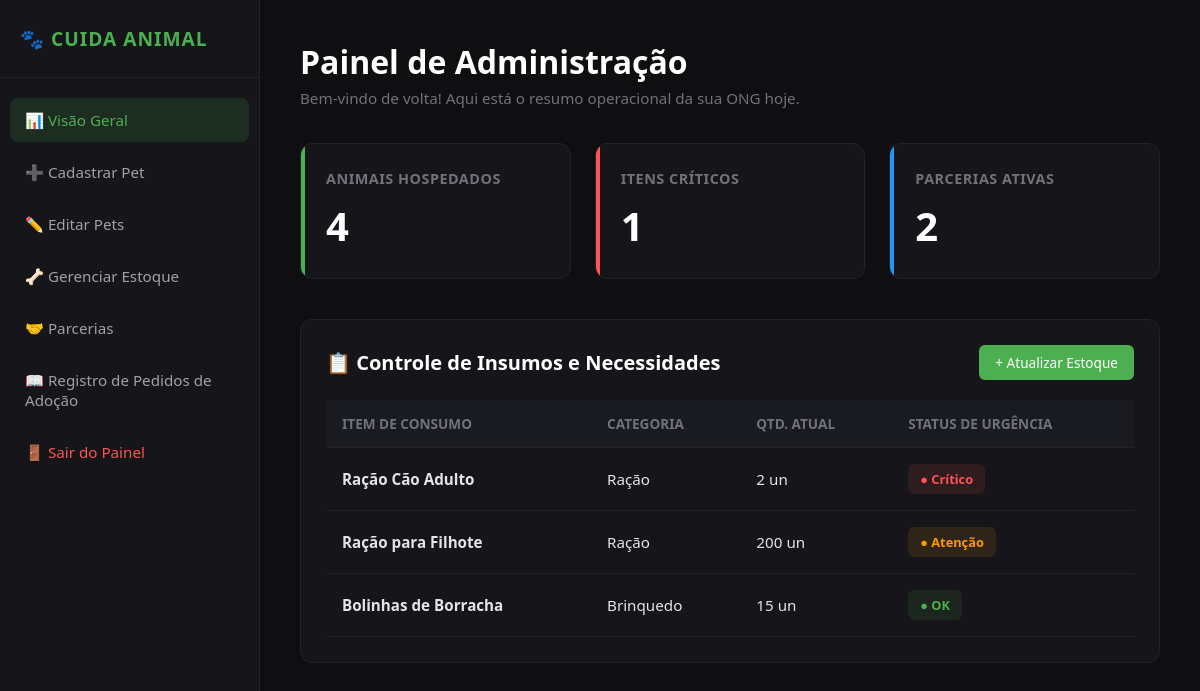
The page / on the database its author committed.
### tables this page shows
CREATE TABLE IF NOT EXISTS `tb_estoque` (
  `id` int(11) NOT NULL AUTO_INCREMENT,
  `item_nome` varchar(100) NOT NULL,
  `categoria` varchar(50) NOT NULL,
  `quantidade` int(11) NOT NULL DEFAULT 0,
  `status_necessidade` enum('OK','Atenção','Crítico') DEFAULT 'OK',
  PRIMARY KEY (`id`)
);

### index.php (the view, shortened to what this page needs)
<?php
require_once 'backend/conexao.php';
try {
    $sql_animais = "SELECT COUNT(*) as total FROM tb_animais";
    $stmt = $conexao->prepare($sql_animais);
    $stmt->execute();
    $total_animais = $stmt->fetch(PDO::FETCH_ASSOC)['total'];
    $sql_criticos = "SELECT COUNT(*) as total FROM tb_estoque WHERE status_necessidade = 'Crítico'";
    $stmt = $conexao->prepare($sql_criticos);
    $stmt->execute();
    $itens_criticos = $stmt->fetch(PDO::FETCH_ASSOC)['total'];
    $sql_parcerias = "SELECT COUNT(*) as total FROM tb_parcerias WHERE status_parceria = 'Ativa'";
    $stmt = $conexao->prepare($sql_parcerias);
    $stmt->execute();
    $parcerias_ativas = $stmt->fetch(PDO::FETCH_ASSOC)['total'];
    $sql_estoque = "SELECT * FROM tb_estoque ORDER BY status_necessidade DESC";
    $stmt = $conexao->prepare($sql_estoque);
    $stmt->execute();
    $itens_estoque = $stmt->fetchAll(PDO::FETCH_ASSOC);
} catch (PDOException $erro) {
    error_log($erro->getMessage());
    echo "Erro ao carregar o painel administrativo.";
    exit;
}
?>
<!DOCTYPE html>
<html lang="pt-BR">
<head>
    <link rel="stylesheet" href="assets/CSS/styale.css">
</head>
<body>
    <aside class="sidebar">
        <div class="sidebar-brand">🐾 Cuida Animal</div>
        <ul class="sidebar-menu">
            <li><a href="index.php" class="active">📊 Visão Geral</a></li>
            <li><a href="cadastrar.php">➕ Cadastrar Pet</a></li>
            <li><a href="editar.php">✏️ Editar Pets</a></li>
            <li><a href="gerenciar-estoque.php">🦴 Gerenciar Estoque</a></li>
            <li><a href="parcerias-novo.php">🤝 Parcerias</a></li>
            <li><a href="registro-pedidos.php">📖 Registro de Pedidos de Adoção</a></li>
            <li><a href="sair.php" class="logout">🚪 Sair do Painel</a></li>
        </ul>
    </aside>
    <main class="main-content">
        <div class="header-dash">
            <h1>Painel de Administração</h1>
            <p>Bem-vindo de volta! Aqui está o resumo operacional da sua ONG hoje.</p>
        </div>
        <div class="metrics-grid">
            <div class="metric-card">
                <span class="metric-title">Animais Hospedados</span>
                <span class="metric-value"><?php echo $total_animais; ?></span>
            </div>
            <div class="metric-card alert">
                <span class="metric-title">Itens Críticos</span>
                <span class="metric-value"><?php echo $itens_criticos; ?></span>
            </div>
            <div class="metric-card info">
                <span class="metric-title">Parcerias Ativas</span>
                <span class="metric-value"><?php echo $parcerias_ativas; ?></span>
            </div>
        </div>
        <div class="section-card">
            <h2>
                <span>📋 Controle de Insumos e Necessidades</span>
                <a href="#" class="btn-action">+ Atualizar Estoque</a>
            </h2>
            <table class="custom-table">
                <thead>
                    <tr>
                        <th>Item de Consumo</th>
                        <th>Categoria</th>
                        <th>Qtd. Atual</th>
                        <th>Status de Urgência</th>
                    </tr>
                </thead>
                <tbody>
                    <?php if (count($itens_estoque) > 0): ?>
                        <?php foreach ($itens_estoque as $item): ?>
                            <tr>
                                <td><strong><?php echo $item['item_nome']; ?></strong></td>
                                <td><?php echo $item['categoria']; ?></td>
                                <td><?php echo $item['quantidade']; ?> un</td>
                                <td>
                                    <?php
                                        $classe_status = 'ok';
                                        if ($item['status_necessidade'] == 'Atenção') $classe_status = 'atencao';
                                        if ($item['status_necessidade'] == 'Crítico') $classe_status = 'critico';
                                    ?>
                                    <span class="badge <?php echo $classe_status; ?>">
                                        ● <?php echo $item['status_necessidade']; ?>
                                    </span>
                                </td>
                            </tr>
                        <?php endforeach; ?>
                    <?php else: ?>
                        <tr>
                            <td colspan="4" style="text-align: center; color: #71717a;">Nenhum item adicionado ao estoque.</td>
                        </tr>
                    <?php endif; ?>
                </tbody>
            </table>
        </div>
    </main>
</body>
</html>

### assets/CSS/styale.css (style rules this page uses)
* { margin: 0; padding: 0; box-sizing: border-box; font-family: 'Segoe UI', Tahoma, Geneva, Verdana, sans-serif; }
body { background-color: #0f0f12; color: #f5f5f7; display: flex; min-height: 100vh; }
.sidebar { width: 260px; background-color: #16161a; border-right: 1px solid #222227; display: flex; flex-direction: column; position: fixed; height: 100vh; left: 0; top: 0; }
.sidebar-brand { padding: 25px 20px; font-size: 1.2rem; font-weight: bold; color: #4caf50; text-transform: uppercase; letter-spacing: 1px; border-bottom: 1px solid #222227; }
.sidebar-menu { list-style: none; padding: 20px 10px; display: flex; flex-direction: column; gap: 8px; }
.sidebar-menu a { color: #a0a0aa; text-decoration: none; display: flex; align-items: center; padding: 12px 15px; border-radius: 8px; font-size: 0.95rem; font-weight: 500; transition: all 0.3s ease; }
.sidebar-menu a:hover, .sidebar-menu a.active { background-color: rgba(76, 175, 80, 0.15); color: #4caf50; }
.sidebar-menu a.logout { margin-top: auto; color: #ff5252; }
.main-content { margin-left: 260px; flex: 1; padding: 40px; box-sizing: border-box; width: calc(100% - 260px); }
.header-dash, .metrics-grid, .section-card, .form-edit-container, .parcerias-container { width: 100%; max-width: 1200px; margin-left: auto !important; margin-right: auto !important; }
.header-dash { margin-bottom: 35px; }
.header-dash h1 { font-size: 2rem; font-weight: 600; color: #ffffff; }
.header-dash p { color: #71717a; font-size: 0.95rem; margin-top: 5px; }
.metrics-grid { display: grid; grid-template-columns: repeat(auto-fit, minmax(260px, 1fr)); gap: 24px; margin-bottom: 40px; }
.metric-card { background-color: #16161a; border: 1px solid #222227; padding: 25px; border-radius: 12px; display: flex; flex-direction: column; gap: 10px; position: relative; overflow: hidden; }
.metric-card::before { content: ''; position: absolute; left: 0; top: 0; height: 100%; width: 4px; background-color: #4caf50; }
.metric-card.alert::before { background-color: #ff5252; }
.metric-card.info::before { background-color: #2196f3; }
.metric-title { font-size: 0.9rem; text-transform: uppercase; letter-spacing: 0.5px; color: #71717a; font-weight: 600; }
.metric-value { font-size: 2.5rem; font-weight: 700; color: #ffffff; }
.section-card { background-color: #16161a; border: 1px solid #222227; border-radius: 12px; padding: 25px; margin-bottom: 30px; }
.section-card h2 { font-size: 1.25rem; font-weight: 600; margin-bottom: 20px; color: #ffffff; display: flex; justify-content: space-between; align-items: center; }
.custom-table { width: 100%; border-collapse: collapse; text-align: left; }
.custom-table th { padding: 14px 16px; color: #71717a; font-size: 0.85rem; text-transform: uppercase; font-weight: 600; border-bottom: 1px solid #222227; background-color: #1a1a21; }
.custom-table td { padding: 16px; font-size: 0.95rem; color: #e4e4e7; border-bottom: 1px solid #222227; }
.badge { display: inline-block; padding: 6px 12px; border-radius: 6px; font-size: 0.8rem; font-weight: 600; }
.badge.ok { background-color: rgba(76, 175, 80, 0.1); color: #4caf50; }
.badge.atencao { background-color: rgba(255, 152, 0, 0.1); color: #ff9800; }
.badge.critico { background-color: rgba(255, 82, 82, 0.1); color: #ff5252; }
.btn-action { background-color: #4caf50; color: white; border: none; padding: 8px 16px; border-radius: 6px; font-size: 0.85rem; font-weight: 500; cursor: pointer; text-decoration: none; transition: background 0.2s; }

### rows shown on the page
tb_estoque: item_nome "Ração Cão Adulto", categoria "Ração", quantidade "2", status_necessidade "Crítico"
tb_estoque: item_nome "Ração para Filhote", categoria "Ração", quantidade "200", status_necessidade "Atenção"
tb_estoque: item_nome "Bolinhas de Borracha", categoria "Brinquedo", quantidade "15", status_necessidade "OK"

### other values the page prints
$total_animais "4"
$itens_criticos "1"
$parcerias_ativas "2"
